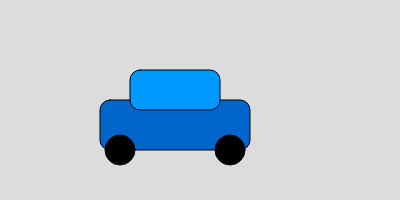
Frame 1 (no input)
Frame 60 (no input): identical to frame 1, image omitted
Frame 120 (the mouse pressed at the canvas centre since frame 60): identical to frame 1, image omitted

The p5.js sketch that drew this single still picture (run headless with seeded random() and noise() and a simulated clock; from frame 60 on, the mouse is pressed at the canvas centre):

// p5.js sketch
// ── sketch.js
function setup() {
  createCanvas(400, 200);
}

function draw() {
  background(220);
  
  // Car Body
  fill(0, 102, 204);
  rect(100, 100, 150, 50, 10);
  
  // Car Roof
  fill(0, 153, 255);
  rect(130, 70, 90, 40, 10);
  
  // Wheels
  fill(0);
  ellipse(120, 150, 30, 30);
  ellipse(230, 150, 30, 30);
}
